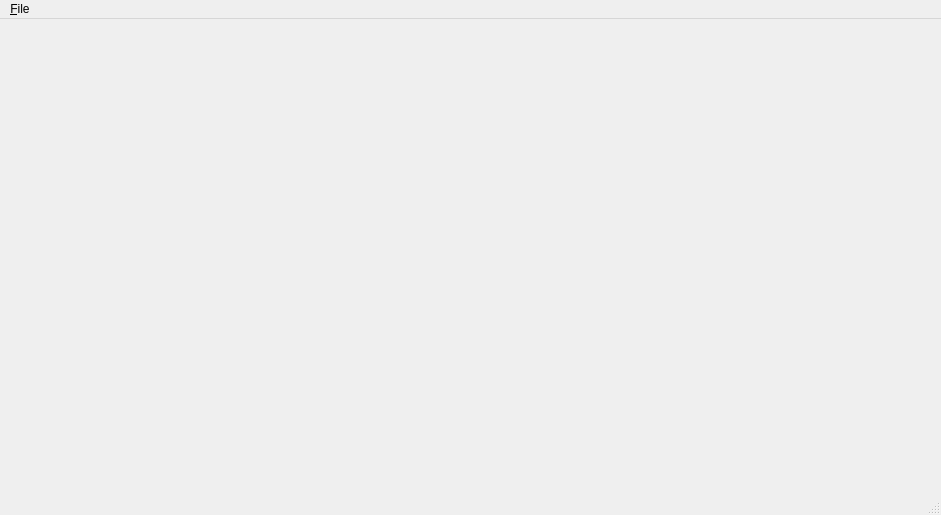
<?xml version="1.0" encoding="UTF-8"?>
<ui version="4.0">
 <class>MainWindow</class>
 <widget class="QMainWindow" name="MainWindow">
  <property name="geometry">
   <rect>
    <x>0</x>
    <y>0</y>
    <width>941</width>
    <height>515</height>
   </rect>
  </property>
  <property name="windowTitle">
   <string>Image Diff</string>
  </property>
  <widget class="QWidget" name="centralWidget">
   <layout class="QHBoxLayout" name="horizontalLayout">
    <item>
     <widget class="MyImageLabel" name="image_1">
      <property name="sizePolicy">
       <sizepolicy hsizetype="Ignored" vsizetype="Preferred">
        <horstretch>0</horstretch>
        <verstretch>0</verstretch>
       </sizepolicy>
      </property>
     </widget>
    </item>
    <item>
     <widget class="MyImageLabel" name="image_diff">
      <property name="sizePolicy">
       <sizepolicy hsizetype="Ignored" vsizetype="Preferred">
        <horstretch>0</horstretch>
        <verstretch>0</verstretch>
       </sizepolicy>
      </property>
      <property name="text">
       <string/>
      </property>
      <property name="alignment">
       <set>Qt::AlignCenter</set>
      </property>
     </widget>
    </item>
    <item>
     <widget class="MyImageLabel" name="image_2">
      <property name="sizePolicy">
       <sizepolicy hsizetype="Ignored" vsizetype="Preferred">
        <horstretch>0</horstretch>
        <verstretch>0</verstretch>
       </sizepolicy>
      </property>
     </widget>
    </item>
   </layout>
  </widget>
  <widget class="QMenuBar" name="menuBar">
   <property name="geometry">
    <rect>
     <x>0</x>
     <y>0</y>
     <width>941</width>
     <height>21</height>
    </rect>
   </property>
   <widget class="QMenu" name="menu_File">
    <property name="title">
     <string>&amp;File</string>
    </property>
    <addaction name="actionExit"/>
   </widget>
   <addaction name="menu_File"/>
  </widget>
  <widget class="QStatusBar" name="statusBar"/>
  <action name="actionExit">
   <property name="text">
    <string>&amp;Exit</string>
   </property>
   <property name="shortcut">
    <string>Ctrl+Q</string>
   </property>
  </action>
 </widget>
 <layoutdefault spacing="6" margin="11"/>
 <customwidgets>
  <customwidget>
   <class>MyImageLabel</class>
   <extends>QLabel</extends>
   <header>myimagelabel.h</header>
  </customwidget>
 </customwidgets>
 <resources/>
 <connections/>
</ui>
